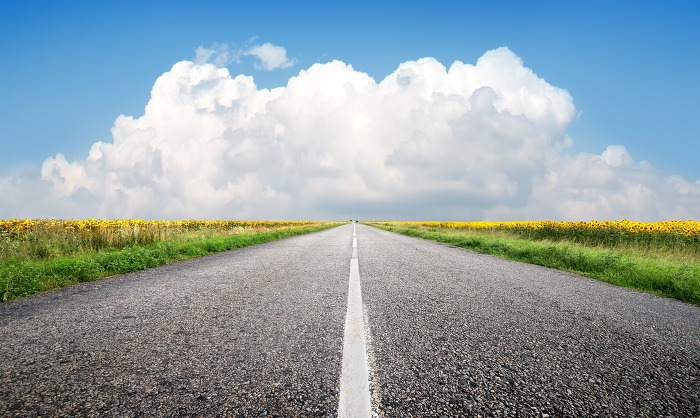
//> input picture F458/dsp/ccs_backup1/sungmin/3/sample3.jpg, 700 x 418 px
$ ./sobel_differential_filter   (built with g++ and OpenCV 4)
//> lines starting //> are read from the running program, lines starting //| are printed output that depends on the picture; after the words box and inside, x2 and y2 are one past the last pixel; in counts of white or black regions, pixels touching at a corner belong together
#include <opencv2/highgui/highgui.hpp>
#include <opencv2/opencv.hpp>
#include <iostream>
#include <stdio.h>

using namespace cv;
using namespace std;

Mat edge_detect(Mat blur)
{
    Mat output;

    cvtColor(blur, output, COLOR_RGB2GRAY);
    threshold(output,output,180,255,THRESH_BINARY);

    Point anchor=Point(-1,-1);
    Mat kernel= Mat(1,3,CV_32F);

    kernel.at<float>(0,0)=-1;
    kernel.at<float>(0,1)=0;
    kernel.at<float>(0,2)=1;

    filter2D(output,output,-1,kernel,anchor,0,BORDER_DEFAULT);

    return output;
}

int main(int argc , char** argv)
{
    Mat img=imread("sample3.jpg",-1);
//> img is the input picture: 418 rows x 700 cols, CV_8UC3; mean B, G, R 164.5, 159.7, 143.3
    Mat blur;
    Mat edge;

    if(img.empty()){
        return -1;
    }

    GaussianBlur(img,blur,Size(9,9),0,0);
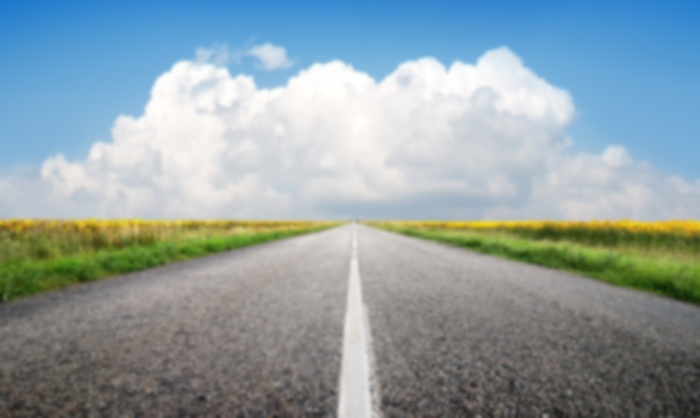
//> blur: 418 rows x 700 cols, CV_8UC3; mean B, G, R 164.5, 159.7, 143.3

    edge=edge_detect(blur);
//> in edge_detect, `cvtColor(blur, output, COLOR_RGB2GRAY);`:
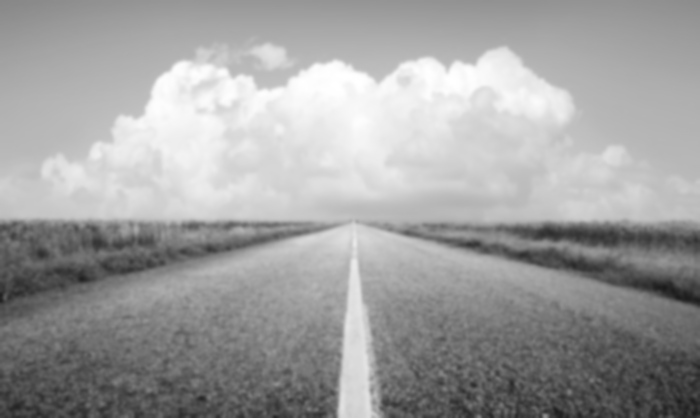
//> output: 418 rows x 700 cols, CV_8UC1; min 26, max 255, mean 159.3
//> in edge_detect, `threshold(output,output,180,255,THRESH_BINARY);`:
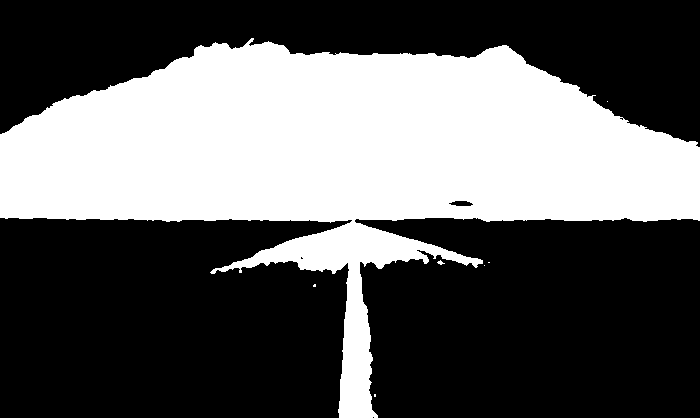
//> output: 418 rows x 700 cols, CV_8UC1; 37.6% white; 7 white regions (5 under 20 px), largest, box (x1, y1, x2, y2) and area: (0, 38, 700, 418) 110060, (437, 260, 445, 265) 20
//> in edge_detect, `filter2D(output,output,-1,kernel,anchor,0,BORDER_DEFAULT);`:
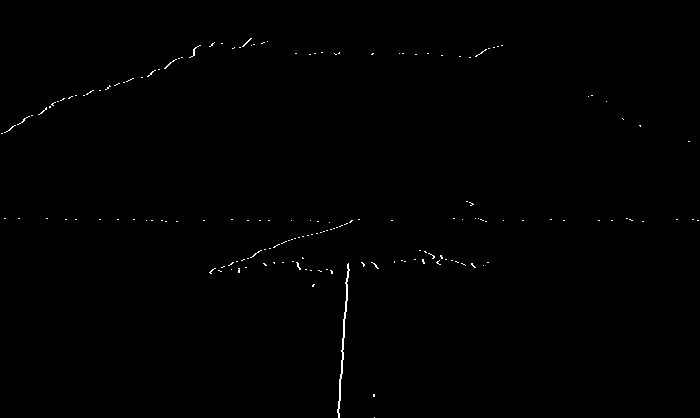
//> output: 418 rows x 700 cols, CV_8UC1; 0.34% white in thin lines or dots

    imwrite("org_img.jpg",img);
    imwrite("differential.jpg",edge);

    imshow("Origin Image", img);
    imshow("First Order Differential Image",edge);

    waitKey(0);

    destroyWindow("Origin Image");
    destroyWindow("First Order Differential Image");

    return 0;
}

$ run again, with F458/dsp/ccs_backup1/sungmin/3/sample2.jpg copied over F458/dsp/ccs_backup1/sungmin/3/sample3.jpg
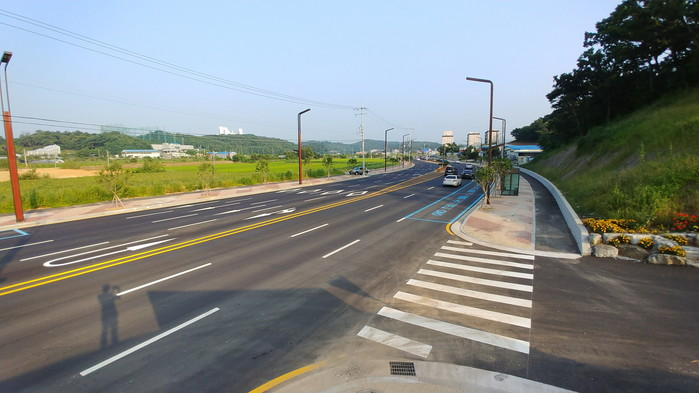
//> input picture F458/dsp/ccs_backup1/sungmin/3/sample2.jpg, 699 x 393 px
//> img is the input picture: 393 rows x 699 cols, CV_8UC3; mean B, G, R 132.9, 136.2, 131.1
//> in edge_detect, `threshold(output,output,180,255,THRESH_BINARY);`:
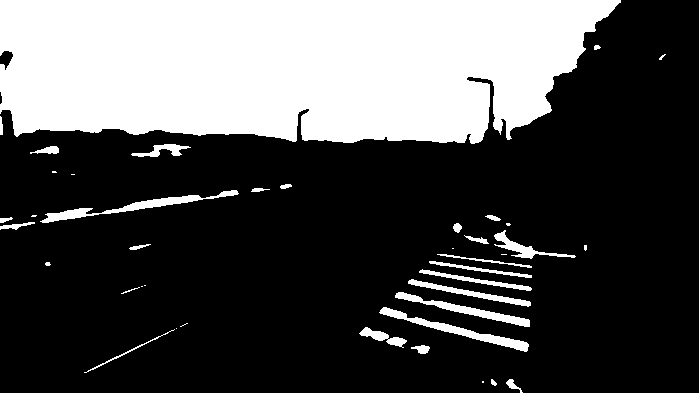
//> output: 393 rows x 699 cols, CV_8UC1; 30.5% white; 41 white regions (14 under 20 px), largest, box (x1, y1, x2, y2) and area: (0, 0, 621, 144) 76472, (40, 190, 239, 223) 1186, (379, 307, 529, 352) 1125
//> in edge_detect, `filter2D(output,output,-1,kernel,anchor,0,BORDER_DEFAULT);`:
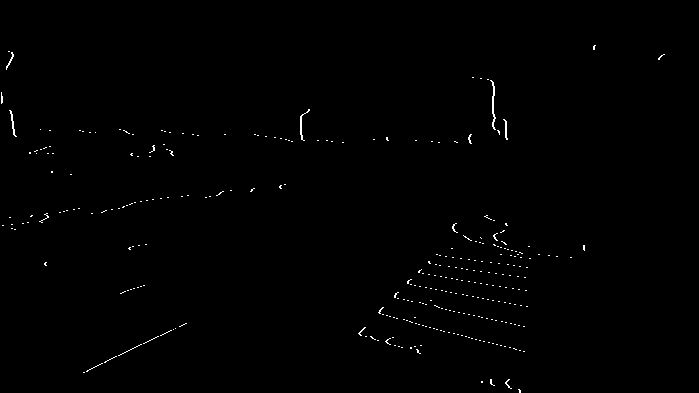
//> output: 393 rows x 699 cols, CV_8UC1; 0.49% white in thin lines or dots, all inside (x1, y1, x2, y2) = (1, 45, 665, 393)

$ run again, with F458/dsp/ccs_backup1/sungmin/3/sample4.jpg copied over F458/dsp/ccs_backup1/sungmin/3/sample3.jpg
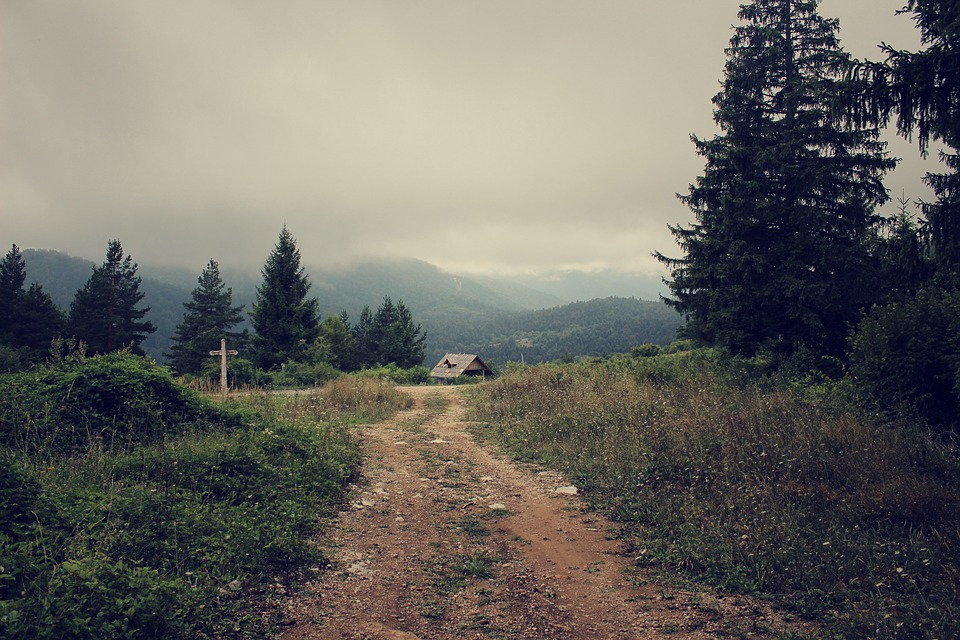
//> input picture F458/dsp/ccs_backup1/sungmin/3/sample4.jpg, 960 x 640 px
//> img is the input picture: 640 rows x 960 cols, CV_8UC3; mean B, G, R 97.3, 102.8, 104.9
//> in edge_detect, `threshold(output,output,180,255,THRESH_BINARY);`:
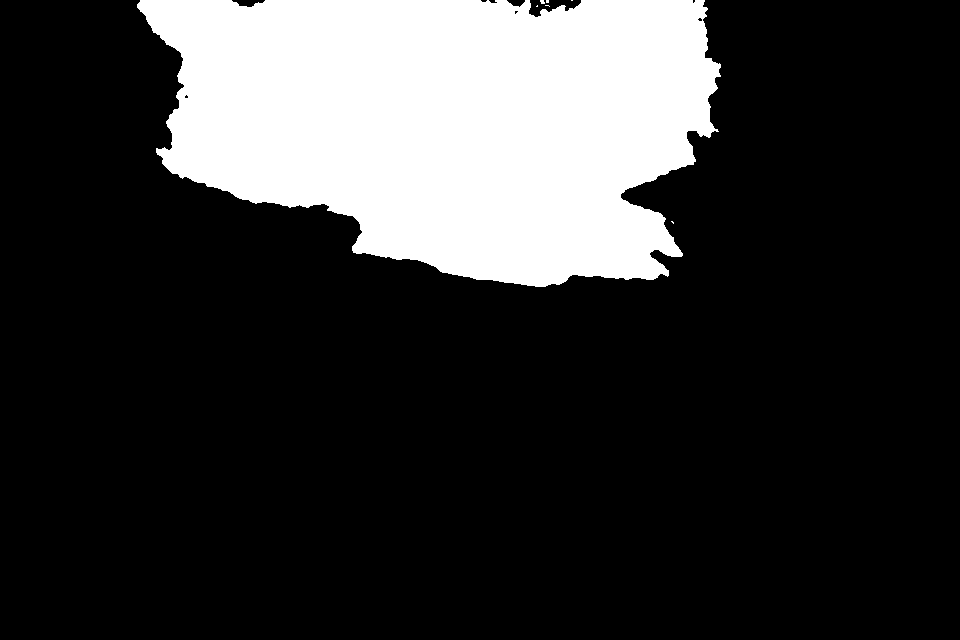
//> output: 640 rows x 960 cols, CV_8UC1; 20.8% white; 7 white regions (6 under 20 px), largest, box (x1, y1, x2, y2) and area: (137, 0, 721, 287) 127467
//> in edge_detect, `filter2D(output,output,-1,kernel,anchor,0,BORDER_DEFAULT);`:
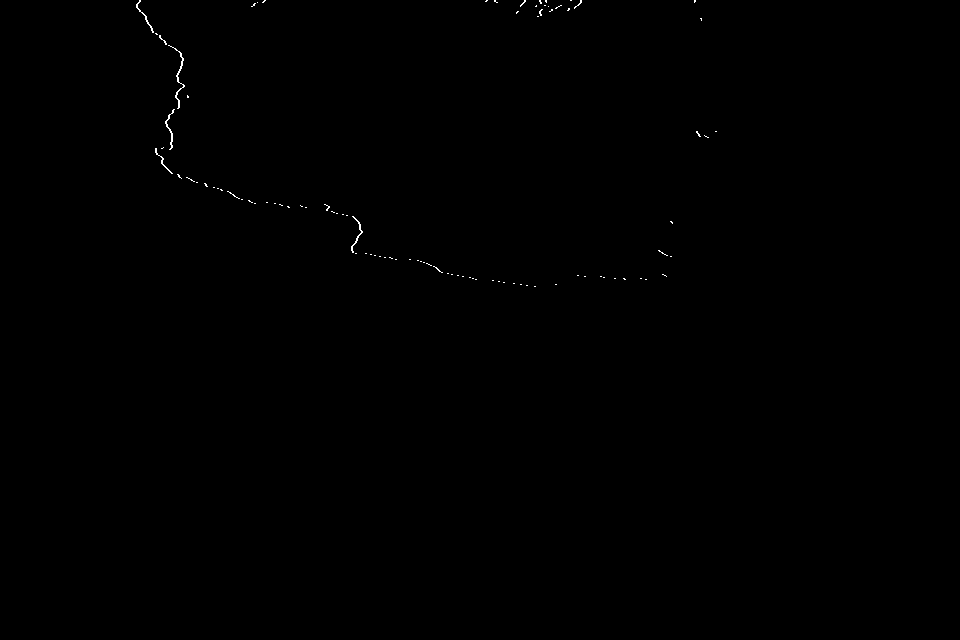
//> output: 640 rows x 960 cols, CV_8UC1; 0.13% white in thin lines or dots, all inside (x1, y1, x2, y2) = (136, 0, 717, 287)

$ run again, with F458/dsp/ccs_backup1/sungmin/3/sample.jpg copied over F458/dsp/ccs_backup1/sungmin/3/sample3.jpg
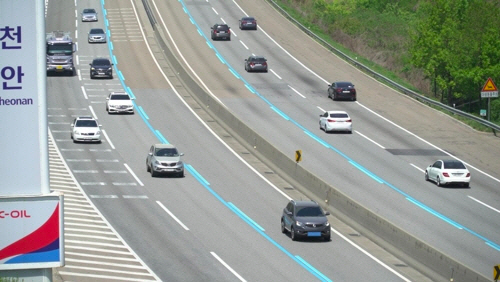
//> input picture F458/dsp/ccs_backup1/sungmin/3/sample.jpg, 500 x 282 px
//> img is the input picture: 282 rows x 500 cols, CV_8UC3; mean B, G, R 150.4, 156.3, 150.3
//> in edge_detect, `threshold(output,output,180,255,THRESH_BINARY);`:
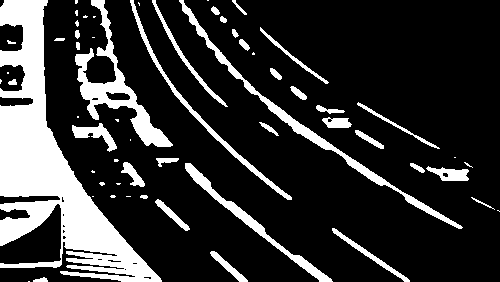
//> output: 282 rows x 500 cols, CV_8UC1; 19.9% white; 60 white regions (25 under 20 px), largest, box (x1, y1, x2, y2) and area: (0, 0, 162, 282) 15384, (75, 0, 173, 147) 2903, (179, 0, 463, 229) 2274
//> in edge_detect, `filter2D(output,output,-1,kernel,anchor,0,BORDER_DEFAULT);`:
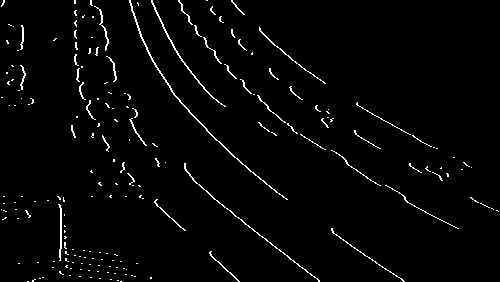
//> output: 282 rows x 500 cols, CV_8UC1; 2.4% white in thin lines or dots
